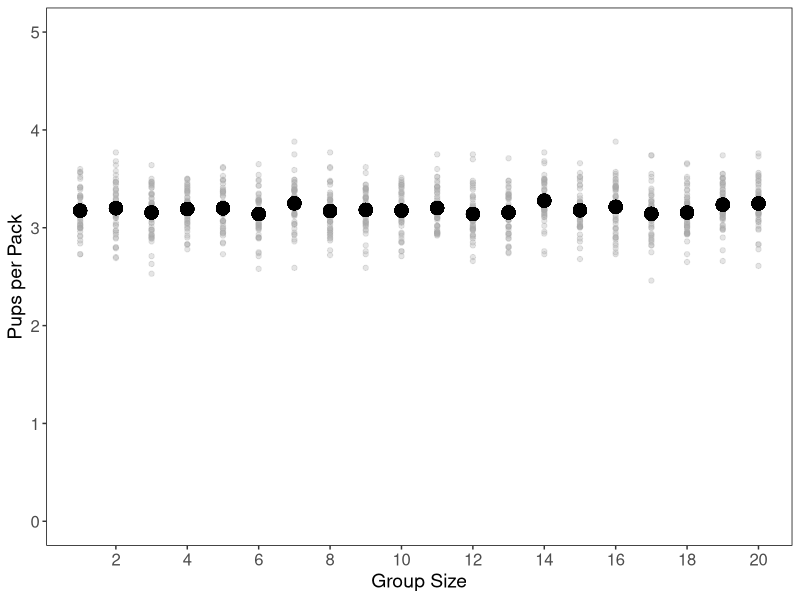
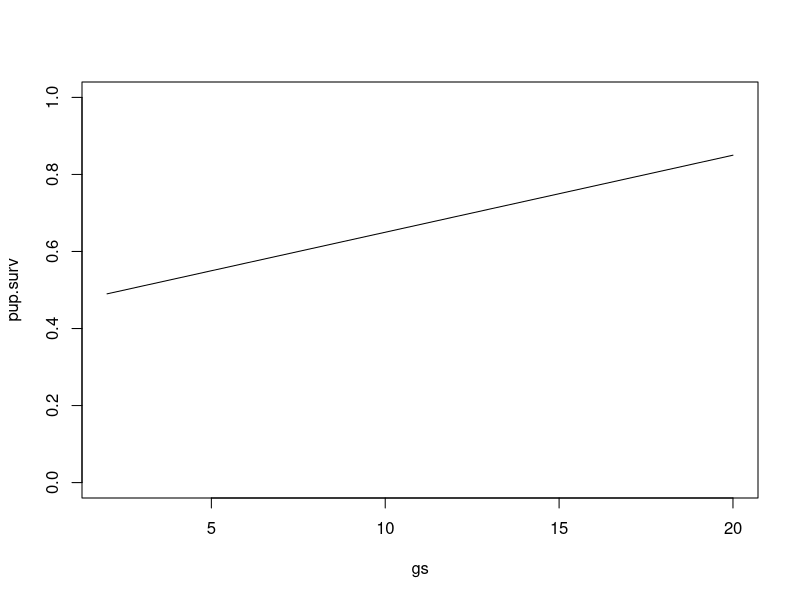
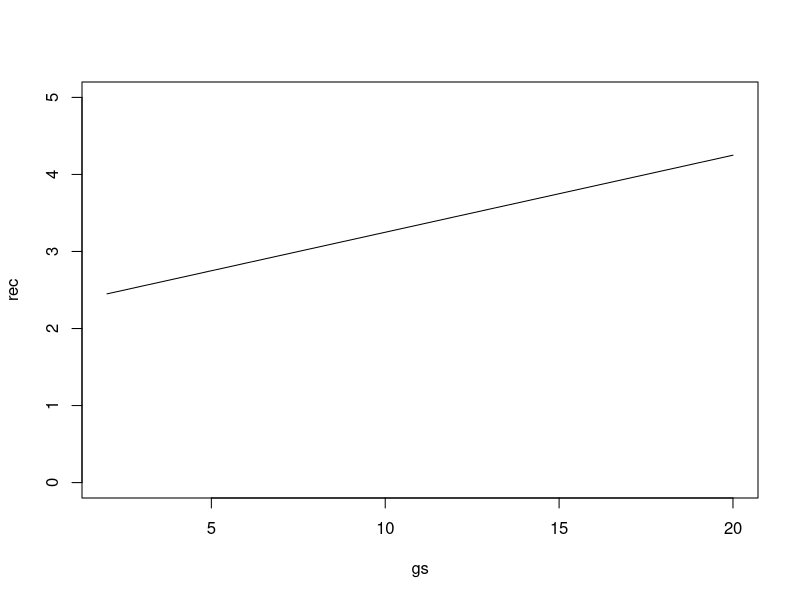
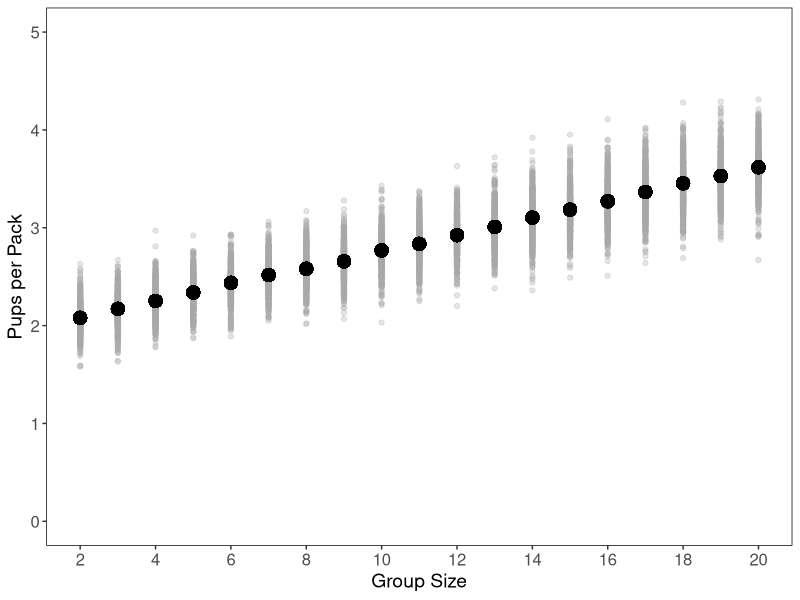

These figures' R source, in order: (Note: this script raises an error after producing the figures.)
###################################################:

##        Theoretical recruitment model code

###################################################:


#### Base/null model of averages ####

library(dplyr)
library(tidyr)
library(ggplot2)


# Function to probalistically estimate recruitment
prob.rec<-function (npacks, prob.breed, litter.size, pup.survival){
  
  # Number of packs that breed
  packs.breed <- rbinom(1, npacks, prob.breed)
  
  # Number of pups produced in breeding packs
  pups.pack <- rpois(packs.breed, litter.size)
  
  # Number of pups that survive
  surv.pups <- rbinom(packs.breed, pups.pack, pup.survival)
  
  # Mean pups per pack for all packs
  mean.rec <- sum(surv.pups)/npacks
  
  # Mean pups per pack for breeding packs
  mean.rec.breed <- sum(surv.pups)/packs.breed

return(list(mean.rec=mean.rec, mean.rec.breed=mean.rec.breed))

}


# Run function once 
prob.rec(npacks=100, prob.breed=0.85, litter.size=5, pup.survival=0.75)


# Run function for 10000 iterations to get variation
simoutput <- lapply(rep(100, 1000), FUN = prob.rec, prob.breed=0.85, 
                    litter.size=5, pup.survival=0.75)
rec.sim.datum <- as.data.frame(bind_rows(simoutput))

mean(rec.sim.datum[,1])
var(rec.sim.datum[,1])

mean(rec.sim.datum[,2])
var(rec.sim.datum[,2])


# Plot the mean and variation with group size varying
rec.sim.datum$group.size <- rep(seq(1,20, by=1), nrow(rec.sim.datum)/20)
rec.sim.datum$group.rec.mean <- rep(mean(rec.sim.datum$mean.rec), nrow(rec.sim.datum))

mean.dat <- rec.sim.datum %>% group_by(group.size) %>% summarise(group.mean=mean(mean.rec))
rec.sim.datum <- rec.sim.datum %>% nest(-group.size) %>% 
  mutate(group.mean=mean.dat$group.mean) %>% unnest

ggplot(data=rec.sim.datum, aes(x=group.size, y=mean.rec))+
  geom_point(alpha=0.3, color="darkgray")+
  geom_point(y=rec.sim.datum$group.mean, size=4)+
  scale_x_continuous(name="Group Size", breaks=c(2,4,6,8,10,12,14,16,18,20))+
  scale_y_continuous(name="Pups per Pack", limits=c(0,5))+
  theme(axis.text.x=element_text(size=12), 
        axis.text.y=element_text(size=12), 
        axis.title.x=element_text(size=14), 
        axis.title.y=element_text(size=14), 
        legend.text=element_text(size=12), 
        panel.background=element_blank(),
        panel.grid.major = element_blank(), 
        panel.grid.minor = element_blank(),
        panel.border = element_rect(fill=NA, color="black"),
        legend.title=element_blank(),  
        legend.key=element_blank())

rec.non.prob <- 0.85 * 5 * 0.75



#### H: Pup survival increases linearly with pack size ####

# Explore relationship
# Group size
gs<-seq(2,20, by=1)

# proportion breeding
b<-rep(1, length(gs))

# Litter size
l<-rep(5, length(gs))


###Pup survival
h<-12
s.p<-0.8
a<--.0045

pup.surv<-0.45 + .02*gs
plot(gs, pup.surv, type="l", ylim=c(0,1))

#recruitment
rec<-b*pup.surv*l
plot(gs, rec, type="l", ylim=c(0,5))

# Function to probalistically estimate recruitment
prob.rec.1<-function (npacks, prob.breed, litter.size,  
                      pack.size, min.surv){
  
  # Survival of pups
  pup.survival <- min.surv + 0.02 * pack.size
  
  # Number of packs that breed
  packs.breed <- rbinom(1, npacks, prob.breed)
  
  # Number of pups produced in breeding packs
  pups.pack <- rpois(packs.breed, litter.size)
  
  # Number of pups that survive
  surv.pups <- rbinom(packs.breed, pups.pack, pup.survival)
  
  # Mean pups per pack for all packs
  mean.rec <- sum(surv.pups)/npacks
  
  # Mean pups per pack for breeding packs
  mean.rec.breed <- sum(surv.pups)/packs.breed
  
  return(list(mean.rec=mean.rec, mean.rec.breed=mean.rec.breed, pack.size=pack.size))
  
}


# Run function once 
prob.rec.1(npacks=100, prob.breed=0.85, litter.size=5, pack.size=10, min.surv=0.45)


# Run function for 10000 iterations to get variation
simoutput <- lapply(rep(seq(2, 20, by=1), 500), FUN = prob.rec.1, npacks=100, prob.breed=0.85, 
                    litter.size=5, min.surv=0.45)

rec.sim.datum.1 <- as.data.frame(bind_rows(simoutput))



# Plot the mean and variation with group size varying
mean.dat.1 <- rec.sim.datum.1 %>% group_by(pack.size) %>% summarise(group.mean=mean(mean.rec))
rec.sim.datum.1 <- rec.sim.datum.1 %>% nest(-pack.size) %>% 
  mutate(group.mean=mean.dat.1$group.mean) %>% unnest

ggplot(data=rec.sim.datum.1, aes(x=pack.size, y=mean.rec))+
  geom_point(alpha=0.3, color="darkgray")+
  geom_point(y=rec.sim.datum.1$group.mean, size=4)+
  scale_x_continuous(name="Group Size", breaks=c(2,4,6,8,10,12,14,16,18,20))+
  scale_y_continuous(name="Pups per Pack", limits=c(0,5))+
  theme(axis.text.x=element_text(size=12), 
        axis.text.y=element_text(size=12), 
        axis.title.x=element_text(size=14), 
        axis.title.y=element_text(size=14), 
        legend.text=element_text(size=12), 
        panel.background=element_blank(),
        panel.grid.major = element_blank(), 
        panel.grid.minor = element_blank(),
        panel.border = element_rect(fill=NA, color="black"),
        legend.title=element_blank(),  
        legend.key=element_blank())


#### H: Direct effects of harvest only ####

prob.rec.2<-function (npacks, prob.breed, litter.size, max.survival, HC){
  
  # Survival with harvest
  pup.survival <- max.surv * (1-HC)
  
  # Number of packs that breed
  packs.breed <- rbinom(1, npacks, prob.breed)
  
  # Number of pups produced in breeding packs
  pups.pack <- rpois(packs.breed, litter.size)
  
  # Number of pups that survive
  surv.pups <- rbinom(packs.breed, pups.pack, pup.survival)
  
  # Mean pups per pack for all packs
  mean.rec <- sum(surv.pups)/npacks
  
  # Mean pups per pack for breeding packs
  mean.rec.breed <- sum(surv.pups)/packs.breed
  
  return(list(mean.rec=mean.rec, mean.rec.breed=mean.rec.breed, HC=HC))
  
}


# Run function once 
prob.rec.2(npacks=100, prob.breed=0.85, litter.size=5, max.survival=0.8, HC=0.3)


# Run function for 10000 iterations to get variation
simoutput <- lapply(rep(seq(0,1,by=.05), 500), FUN = prob.rec.2, npacks=100, prob.breed=0.85, 
                    litter.size=5, max.survival=0.8)
rec.sim.datum.2 <- as.data.frame(bind_rows(simoutput))


# Plot the mean and variation with group size varying
mean.dat.2 <- rec.sim.datum.2 %>% group_by(HC) %>% summarise(HC.mean=mean(mean.rec))
rec.sim.datum.2 <- rec.sim.datum.2 %>% nest(-HC) %>% 
  mutate(HC.mean=mean.dat.2$HC.mean) %>% unnest

ggplot(data=rec.sim.datum.2, aes(x=HC, y=mean.rec))+
  geom_point(alpha=0.3, color="darkgray")+
  geom_point(y=rec.sim.datum.2$HC.mean, size=4)+
  scale_x_continuous(name="Human-caused mortality")+
  scale_y_continuous(name="Pups per Pack", limits=c(0,5))+
  theme(axis.text.x=element_text(size=12), 
        axis.text.y=element_text(size=12), 
        axis.title.x=element_text(size=14), 
        axis.title.y=element_text(size=14), 
        legend.text=element_text(size=12), 
        panel.background=element_blank(),
        panel.grid.major = element_blank(), 
        panel.grid.minor = element_blank(),
        panel.border = element_rect(fill=NA, color="black"),
        legend.title=element_blank(),  
        legend.key=element_blank())



#### H: Direct and indirect effects ####

prob.rec.3<-function (npacks, prob.breed, litter.size, max.survival, HC){
  
  # Survival with harvest
  direct <- max.survival * (1-HC)
  indirect <- -.95*(HC^2) + max.survival
  pup.survival <- max(0,direct + indirect - max.survival)
  
  # Number of packs that breed
  packs.breed <- rbinom(1, npacks, prob.breed)
  
  # Number of pups produced in breeding packs
  pups.pack <- rpois(packs.breed, litter.size)
  
  # Number of pups that survive
  surv.pups <- rbinom(packs.breed, pups.pack, pup.survival)
  
  # Mean pups per pack for all packs
  mean.rec <- sum(surv.pups)/npacks
  
  # Mean pups per pack for breeding packs
  mean.rec.breed <- sum(surv.pups)/packs.breed
  
  return(list(mean.rec=mean.rec, mean.rec.breed=mean.rec.breed, HC=HC))
  
}


# Run function once 
prob.rec.3(npacks=100, prob.breed=0.85, litter.size=5, max.surv=0.8, HC=0.3)


# Run function for 10000 iterations to get variation
simoutput <- lapply(rep(seq(0,1,by=.05), 500), FUN = prob.rec.3, npacks=100, prob.breed=0.85, 
                    litter.size=5, max.surv=0.8)
rec.sim.datum.3 <- as.data.frame(bind_rows(simoutput))


# Plot the mean and variation with group size varying
mean.dat.3 <- rec.sim.datum.3 %>% group_by(HC) %>% summarise(HC.mean=mean(mean.rec))
rec.sim.datum.3 <- rec.sim.datum.3 %>% nest(-HC) %>% 
  mutate(HC.mean=mean.dat.3$HC.mean) %>% unnest

ggplot(data=rec.sim.datum.3, aes(x=HC, y=mean.rec))+
  geom_point(alpha=0.3, color="darkgray")+
  geom_point(y=rec.sim.datum.3$HC.mean, size=4)+
  scale_x_continuous(name="Human-caused mortality")+
  scale_y_continuous(name="Pups per Pack", limits=c(0,5))+
  theme(axis.text.x=element_text(size=12), 
        axis.text.y=element_text(size=12), 
        axis.title.x=element_text(size=14), 
        axis.title.y=element_text(size=14), 
        legend.text=element_text(size=12), 
        panel.background=element_blank(),
        panel.grid.major = element_blank(), 
        panel.grid.minor = element_blank(),
        panel.border = element_rect(fill=NA, color="black"),
        legend.title=element_blank(),  
        legend.key=element_blank())



#### Combined graphing ####
  
ggplot(data=rec.sim.datum.1, aes(x=pack.size, y=mean.rec))+
  geom_point(alpha=0.3, color="darkgray")+
  geom_point(y=rec.sim.datum.1$group.mean, size=4)+
  geom_point(data=rec.sim.datum, aes(x=group.size, y=mean.rec), alpha=0.3, 
             color="lightblue")+
  geom_point(data=rec.sim.datum, aes(x=group.size, y=group.mean), size=4,  
             color="darkblue")+
  scale_x_continuous(name="Group Size", breaks=c(2,4,6,8,10,12,14,16,18,20), limits=c(2,20))+
  scale_y_continuous(name="Pups per Pack", limits=c(0,5))+
  theme(axis.text.x=element_text(size=12), 
        axis.text.y=element_text(size=12), 
        axis.title.x=element_text(size=14), 
        axis.title.y=element_text(size=14), 
        panel.background=element_blank(),
        panel.grid.major = element_blank(), 
        panel.grid.minor = element_blank(),
        panel.border = element_rect(fill=NA, color="black"),
        legend.justification=c(1,0), legend.position=c(1,0),
        legend.title=element_blank(),
        legend.key=element_blank())




ggplot(data=rec.sim.datum.3, aes(x=HC, y=mean.rec))+
  geom_point(alpha=0.3, color="darkgray")+
  geom_point(y=rec.sim.datum.3$HC.mean, size=4)+
  geom_point(data=rec.sim.datum.2, aes(x=HC, y=mean.rec), alpha=0.3, color="lightblue")+
  geom_point(data=rec.sim.datum.2, aes(x=HC, y=HC.mean), size=4, color="darkblue")+
  scale_x_continuous(name="Human-caused mortality")+
  scale_y_continuous(name="Pups per Pack", limits=c(0,5))+
  theme(axis.text.x=element_text(size=12), 
        axis.text.y=element_text(size=12), 
        axis.title.x=element_text(size=14), 
        axis.title.y=element_text(size=14), 
        legend.text=element_text(size=12), 
        panel.background=element_blank(),
        panel.grid.major = element_blank(), 
        panel.grid.minor = element_blank(),
        panel.border = element_rect(fill=NA, color="black"),
        legend.title=element_blank(),  
        legend.key=element_blank())
